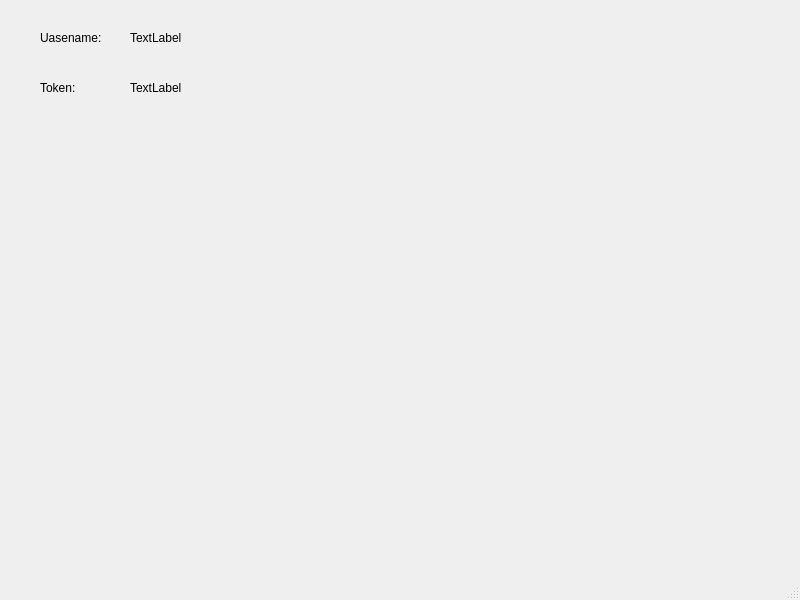
<?xml version="1.0" encoding="UTF-8"?>
<ui version="4.0">
 <class>MainWindow</class>
 <widget class="QMainWindow" name="MainWindow">
  <property name="geometry">
   <rect>
    <x>0</x>
    <y>0</y>
    <width>800</width>
    <height>600</height>
   </rect>
  </property>
  <property name="windowTitle">
   <string>项目事件系统</string>
  </property>
  <widget class="QWidget" name="centralwidget">
   <widget class="QLabel" name="label">
    <property name="geometry">
     <rect>
      <x>40</x>
      <y>30</y>
      <width>81</width>
      <height>16</height>
     </rect>
    </property>
    <property name="text">
     <string>Uasename:</string>
    </property>
   </widget>
   <widget class="QLabel" name="lbUname">
    <property name="geometry">
     <rect>
      <x>130</x>
      <y>30</y>
      <width>53</width>
      <height>15</height>
     </rect>
    </property>
    <property name="text">
     <string>TextLabel</string>
    </property>
   </widget>
   <widget class="QLabel" name="label_2">
    <property name="geometry">
     <rect>
      <x>40</x>
      <y>80</y>
      <width>53</width>
      <height>15</height>
     </rect>
    </property>
    <property name="text">
     <string>Token:</string>
    </property>
   </widget>
   <widget class="QLabel" name="lbToken">
    <property name="geometry">
     <rect>
      <x>130</x>
      <y>80</y>
      <width>53</width>
      <height>15</height>
     </rect>
    </property>
    <property name="text">
     <string>TextLabel</string>
    </property>
   </widget>
  </widget>
  <widget class="QMenuBar" name="menubar">
   <property name="geometry">
    <rect>
     <x>0</x>
     <y>0</y>
     <width>800</width>
     <height>33</height>
    </rect>
   </property>
  </widget>
  <widget class="QStatusBar" name="statusbar"/>
 </widget>
 <resources/>
 <connections/>
</ui>
